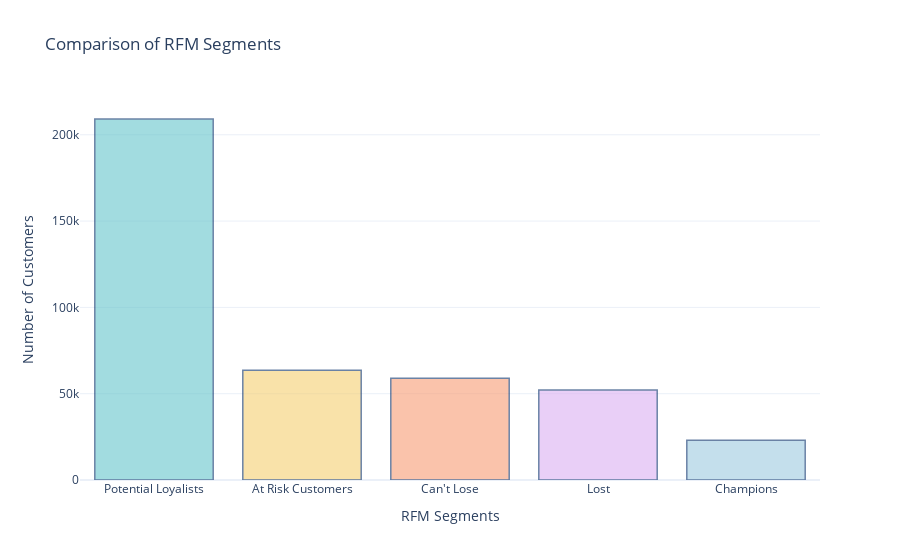

Notebook code for this chart:
### Code cell
import plotly.colors

pastel_colors = plotly.colors.qualitative.Pastel

segment_counts = data['RFM Customer Segments'].value_counts()

# Create a bar chart to compare segment counts
fig = go.Figure(data=[go.Bar(x=segment_counts.index, y=segment_counts.values,
                            marker=dict(color=pastel_colors))])

# Set the color of the Champions segment as a different color
champions_color = 'rgb(158, 202, 225)'
fig.update_traces(marker_color=[champions_color if segment == 'Champions' else pastel_colors[i]
                                for i, segment in enumerate(segment_counts.index)],
                  marker_line_color='rgb(8, 48, 107)',
                  marker_line_width=1.5, opacity=0.6)

# Update the layout
fig.update_layout(title='Comparison of RFM Segments',
                  xaxis_title='RFM Segments',
                  yaxis_title='Number of Customers',
                  showlegend=False)

fig.show()

### Figure 1 — Plotly figure (JSON) as saved in the notebook; plotly's stock layout.template omitted (floating-point values rounded to 4 significant figures)
{"data": [{"marker": {"color": ["rgb(102, 197, 204)", "rgb(246, 207, 113)", "rgb(248, 156, 116)", "rgb(220, 176, 242)", "rgb(158, 202, 225)"], "line": {"color": "rgb(8, 48, 107)", "width": 1.5}}, "opacity": 0.6, "type": "bar", "x": ["Potential Loyalists", "At Risk Customers", "Can't Lose", "Lost", "Champions"], "y": [209133, 63561, 58957, 52123, 23055]}], "layout": {"showlegend": false, "title": {"text": "Comparison of RFM Segments"}, "xaxis": {"title": {"text": "RFM Segments"}}, "yaxis": {"title": {"text": "Number of Customers"}}}}
